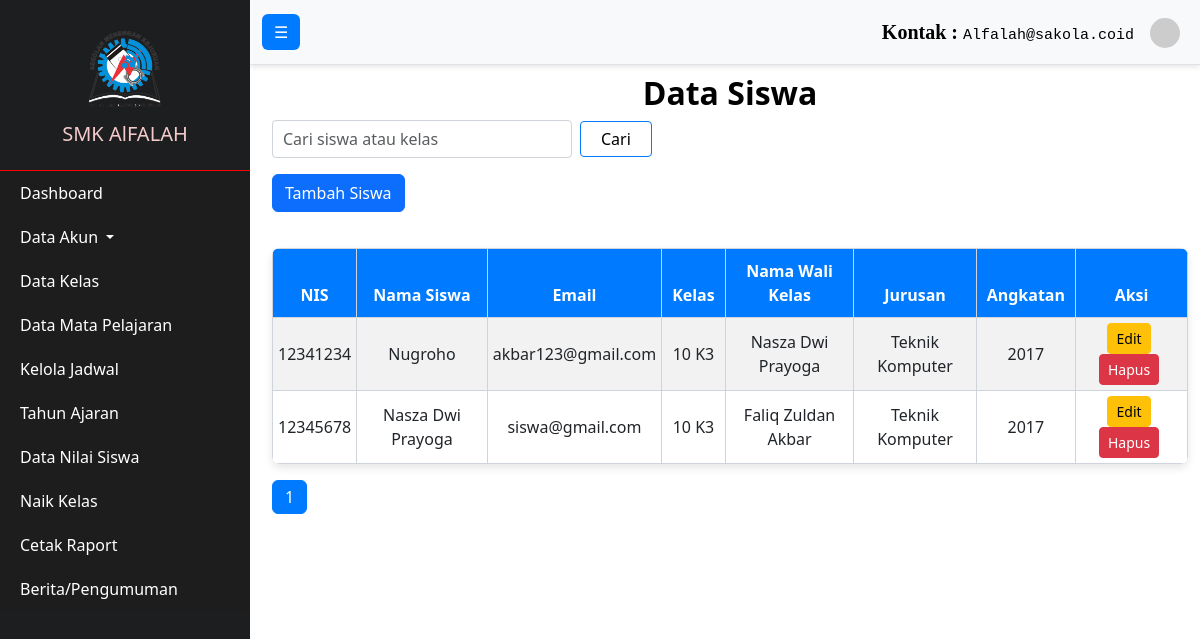
/Admin/dataSiswa.php, run on an earlier commit of the app's database.
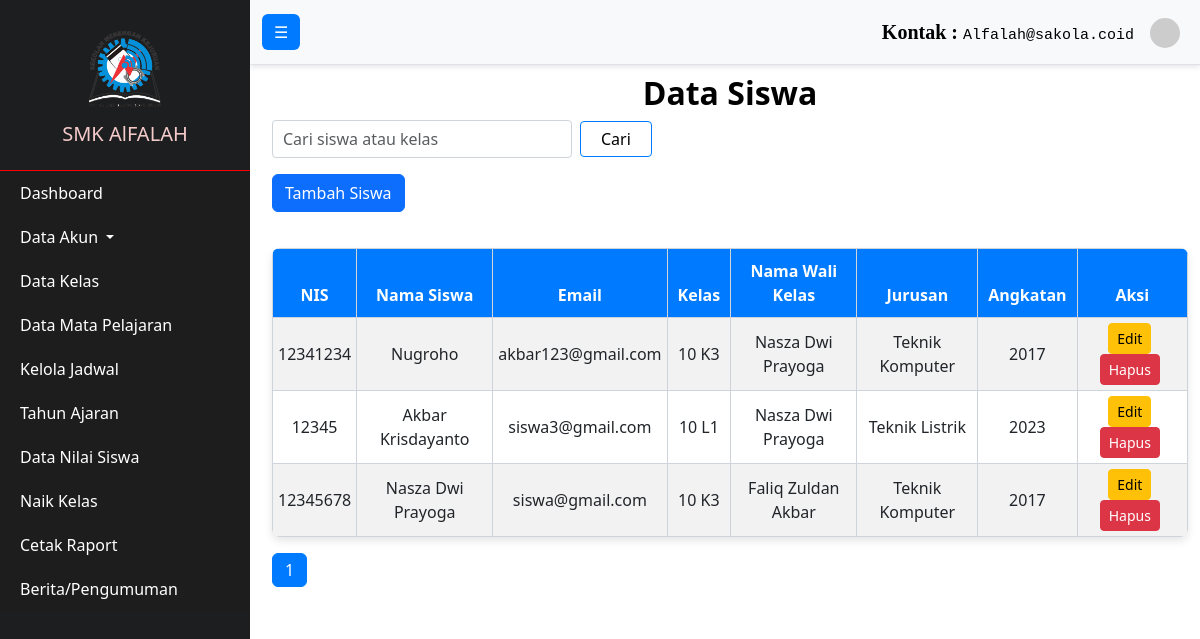
And on a later commit of the database.
### tables this page shows
CREATE TABLE `siswa` (
  `nis` varchar(50) NOT NULL,
  `password` varchar(255) NOT NULL,
  `nama_siswa` varchar(100) NOT NULL,
  `email` varchar(100) NOT NULL,
  `id_kelas` int(11) DEFAULT NULL,
  `nama_wali_kelas` varchar(100) DEFAULT NULL,
  `angkatan` varchar(10) DEFAULT NULL,
  `id_jurusan` int(3) NOT NULL,
  `foto_profil` varchar(255) NOT NULL
);

CREATE TABLE `kelas` (
  `id_kelas` int(11) NOT NULL,
  `nama_kelas` varchar(100) NOT NULL,
  `id_jurusan` int(4) NOT NULL,
  `id_tahun_ajaran` int(11) NOT NULL
);

CREATE TABLE `jurusan` (
  `id_jurusan` int(3) NOT NULL,
  `nama_jurusan` varchar(50) NOT NULL
);

### Admin/dataSiswa.php (the view, shortened to what this page needs)
<?php
include '../db.php';
$limit = 15;
$page_siswa = isset($_GET['page_siswa']) ? $_GET['page_siswa'] : 1;
$offset_siswa = ($page_siswa - 1) * $limit;
$search = isset($_GET['search']) ? $_GET['search'] : '';
$total_siswa_query = "SELECT COUNT(*) AS total FROM siswa
                       JOIN kelas ON siswa.id_kelas = kelas.id_kelas
                       JOIN jurusan ON siswa.id_jurusan = jurusan.id_jurusan
                       WHERE siswa.nama_siswa LIKE '%$search%' OR kelas.nama_kelas LIKE '%$search%'";
$total_siswa_result = $conn->query($total_siswa_query);
$total_siswa = $total_siswa_result->fetch_assoc()['total'];
$total_pages_siswa = ceil($total_siswa / $limit);
$sql_siswa = "SELECT siswa.nis, siswa.nama_siswa, siswa.email, kelas.nama_kelas, siswa.nama_wali_kelas, jurusan.nama_jurusan, siswa.angkatan
              FROM siswa
              JOIN kelas ON siswa.id_kelas = kelas.id_kelas
              JOIN jurusan ON siswa.id_jurusan = jurusan.id_jurusan
              WHERE siswa.nama_siswa LIKE '%$search%' OR kelas.nama_kelas LIKE '%$search%'
              LIMIT $limit OFFSET $offset_siswa";
$result_siswa = $conn->query($sql_siswa);
?>
<!DOCTYPE html>
<html lang="id">
<head>
    <link rel="stylesheet" href="https://maxcdn.bootstrapcdn.com/bootstrap/4.5.2/css/bootstrap.min.css">
    <link rel="stylesheet" href="..\css\jadwal.css">
</head>
<body>
    <?php include '../navbar/navAdmin.php'; ?>
    <div class="container mt-4">
        <h2>Data Siswa</h2>
        <form class="form-inline mb-3" method="GET" action="">
            <input type="text" name="search" class="form-control mr-2" placeholder="Cari siswa atau kelas" value="<?php echo htmlspecialchars($search); ?>">
            <button type="submit" class="btn btn-primary">Cari</button>
        </form>
        <a href="tambahSiswa.php" class="btn btn-primary mb-3">Tambah Siswa</a>
        <table class="table table-striped">
            <thead>
                <tr>
                    <th>NIS</th>
                    <th>Nama Siswa</th>
                    <th>Email</th>
                    <th>Kelas</th>
                    <th>Nama Wali Kelas</th>
                    <th>Jurusan</th>
                    <th>Angkatan</th>
                    <th>Aksi</th>
                </tr>
            </thead>
            <tbody>
                <?php
                if ($result_siswa->num_rows > 0) {
                    while ($row = $result_siswa->fetch_assoc()) {
                        echo "<tr>
                                <td>" . htmlspecialchars($row['nis']) . "</td>
                                <td>" . htmlspecialchars($row['nama_siswa']) . "</td>
                                <td>" . htmlspecialchars($row['email']) . "</td>
                                <td>" . htmlspecialchars($row['nama_kelas']) . "</td>
                                <td>" . htmlspecialchars($row['nama_wali_kelas']) . "</td>
                                <td>" . htmlspecialchars($row['nama_jurusan']) . "</td>
                                <td>" . htmlspecialchars($row['angkatan']) . "</td>
                                <td>
                                    <a href='editSiswa.php?nis=" . $row['nis'] . "' class='btn btn-warning btn-sm'>Edit</a>
                                    <a href='hapusSiswa.php?nis=" . $row['nis'] . "' class='btn btn-danger btn-sm' onclick=\"return confirm('Apakah Anda yakin ingin menghapus data ini?');\">Hapus</a>
                                </td>
                            </tr>";
                    }
                } else {
                    echo "<tr><td colspan='8'>Data Siswa Tidak Tersedia.</td></tr>";
                }
                ?>
            </tbody>
        </table>
        <nav>
            <ul class="pagination">
                <?php for ($i = 1; $i <= $total_pages_siswa; $i++) { ?>
                    <li class="page-item <?php if ($i == $page_siswa) echo 'active'; ?>">
                        <a class="page-link" href="?page_siswa=<?php echo $i; ?>&search=<?php echo urlencode($search); ?>"><?php echo $i; ?></a>
                    </li>
                <?php } ?>
            </ul>
        </nav>
    </div>
</body>
</html>

### navbar/navAdmin.php (shortened to what this page needs)
<!DOCTYPE html>
<html lang="en">
<head>
    <link href="https://cdn.jsdelivr.net/npm/bootstrap@5.3.0/dist/css/bootstrap.min.css" rel="stylesheet">
    <link rel="stylesheet" href="..\css\styles.css">
</head>
<body>
    <div class="d-flex" id="wrapper">
        <div class="sidebar" id="sidebar-wrapper">
            <div class="sidebar-heading text-center py-4">
                <img src="..\uploads\gambar\logo.png" alt="Logo" class="logo-img">
                <h4 class="mt-2">SMK AlFALAH</h4>
            </div>
            <div class="list-group list-group-flush">
                <a href="index.php" class="list-group-item list-group-item-action">Dashboard</a>
                <div class="dropdown">
                    <a href="dataGuru.php" class="list-group-item list-group-item-action dropdown-toggle" data-bs-toggle="collapse" data-bs-target="#dataAkunSubmenu" aria-expanded="false">
                        Data Akun
                    </a>
                </div>
                <a href="dataKelas.php" class="list-group-item list-group-item-action">Data Kelas</a>
                <a href="dataMapel.php" class="list-group-item list-group-item-action">Data Mata Pelajaran</a>
                <a href="dataJadwal.php" class="list-group-item list-group-item-action">Kelola Jadwal</a>
                <a href="tahunAjaran.php" class="list-group-item list-group-item-action">Tahun Ajaran</a>
                <a href="dataNilaiSiswa.php" class="list-group-item list-group-item-action">Data Nilai Siswa</a>
                <a href="naikKelas.php" class="list-group-item list-group-item-action">Naik Kelas</a>
                <a href="rapot.php" class="list-group-item list-group-item-action">Cetak Raport</a>
                <a href="pengumuman.php" class="list-group-item list-group-item-action">Berita/Pengumuman</a>
            </div>
        </div>
        <div id="page-content-wrapper">
            <nav class="navbar navbar-expand-lg navbar-light bg-light border-bottom">
                <div class="container-fluid">
                    <button class="btn btn-primary" id="menu-toggle">☰</i></button>
                    <div class="collapse navbar-collapse" id="navbarContent">
                        <ul class="navbar-nav ms-auto mb-2 mb-lg-0">
                            <li class="nav-item">
                                <a class="nav-link" aria-current="page" href="#">Kontak : <span>Alfalah@sakola.coid</span></a>
                            </li>
                        </ul>
                    </div>
                        <div class="dropdown">
                            <ul class="navbar-nav ms-auto">
                                <li class="nav-item-dropdown">
                                    <a class="nav-link dropdown-toggle" href="#" id="navbarProfile" role="button" data-bs-toggle="dropdown" aria-expanded="false">
                                        <img src="https://via.placeholder.com/30" class="rounded-circle" alt="Profile Image">
                                    </a>
                                </li>
                            </ul>
                        </div>
                    </div>
            </nav>
</body>
</html>

### css/jadwal.css (style rules this page uses)
form.form-inline { display: flex; justify-content: left; align-items: left; margin-bottom: 20px; }
form.form-inline .form-control { width: 300px; padding: 10px; border-radius: 0.25rem; border: 1px solid #ced4da; margin-right: 10px; }
form.form-inline .btn { padding: 5px 20px; border-radius: 0.25rem; color: #000000; border-color: #007bff; background-color: transparent; transition: background-color 0.3s ease, color 0.3s ease; }
body { font-family: 'Poppins', sans-serif; background-color: #f8f9fa; }
.container h2 { font-weight: bold; color: #000000; text-align: center; }
.table { background-color: #ffffff; border-radius: 8px; overflow: hidden; box-shadow: 0 4px 8px rgba(0, 0, 0, 0.1); margin-top: 10px; }
.table thead th { background-color: #007bff; color: #ffffff; border: none; text-align: center; padding: 10px; border: 1px solid #ced4da; }
.table tbody td { text-align: center; padding: 5px; border: none; vertical-align: middle; border: 1px solid #ced4da; }
input.form-control { border: 1px solid #0e6fcf; border-radius: 0.375rem; padding: 0.375rem 0.75rem; background-color: #fff; transition: border-color 0.15s ease-in-out, box-shadow 0.15s ease-in-out; }
.btn-warning { background-color: #ffc107; border-color: #ffc107; color: #212529; font-weight: bold; padding: 15px 15px; border-radius: 5px; margin-right: 5px; transition: background-color 0.3s ease, box-shadow 0.3s ease; }
.btn-danger { background-color: #dc3545; border-color: #dc3545; color: #fff; font-weight: bold; padding: 15px 15px; border-radius: 5px; transition: background-color 0.3s ease, box-shadow 0.3s ease; }
.btn-sm { font-size: 0.75rem; padding: 0.25rem 0.5rem; }
td .btn { margin-right: 0.5rem; }
.table { margin-top: 20px; margin-right: 10px; }
.table thead th { background-color: #007bff; color: #ffffff; text-align: center; }
.table tbody td { text-align: center; vertical-align: middle; }
.table tbody td .btn { margin-right: 5px; }

### css/styles.css (style rules this page uses)
body { overflow-x: hidden; text-decoration: none; }
#wrapper { display: flex; }
.sidebar { width: 250px; height: 100vh; position: fixed; top: 0; left: 0; background-color: #1d1e1f; color: #ff0000; box-shadow: 2px 0 5px rgba(255, 255, 255, 0.3); overflow-y: auto; transition: all 0.3s ease; z-index: 9999; }
.sidebar-heading { border-bottom: 1px solid #ff0000; }
.logo-img { max-width: 100px; }
.list-group-item { background-color: #1d1d1d; color: #ffffff; border: none; border-radius: 0; padding: 10px 20px; font-size: 16px; transition: background-color 0.3s, color 0.3s; }
.sidebar-heading h4 { font-size: 20px; margin: 0; color: #f5caca; }
.dropdown-toggle { cursor: pointer; }
#page-content-wrapper { width: 100%; padding-left: 260px; transition: padding-left 0.25s ease-out; padding-top: 50px; }
.navbar { position: fixed; top: 0; left: 250px; width: calc(100% - 250px); z-index: 1000; box-shadow: 0 2px 5px rgba(0, 0, 0, 0.1); background-color: #f8f9fa; border-bottom: 1px solid #dee2e6; transition: left 0.3s ease, width 0.3s ease; }
.navbar .navbar-nav .nav-link { color: #000000; font-size: 20px; font-weight: bolder; font-family: 'Calibri'; }
.navbar .navbar-nav .nav-link span { font-family: 'Courier New', Courier, monospace; font-weight: 400; font-size: 15px; }
.navbar-nav .dropdown-toggle::after { display: none; }
.navbar .btn-primary { background-color: #007bff; border: none; }

What changed in the data, as far as the page shows it:
added siswa: nis "12345", nama_siswa "Akbar Krisdayanto", email "siswa3@gmail.com", id_kelas.nama_kelas "10 L1", nama_wali_kelas "Nasza Dwi Prayoga", id_jurusan.nama_jurusan "Teknik Listrik", angkatan "2023"
